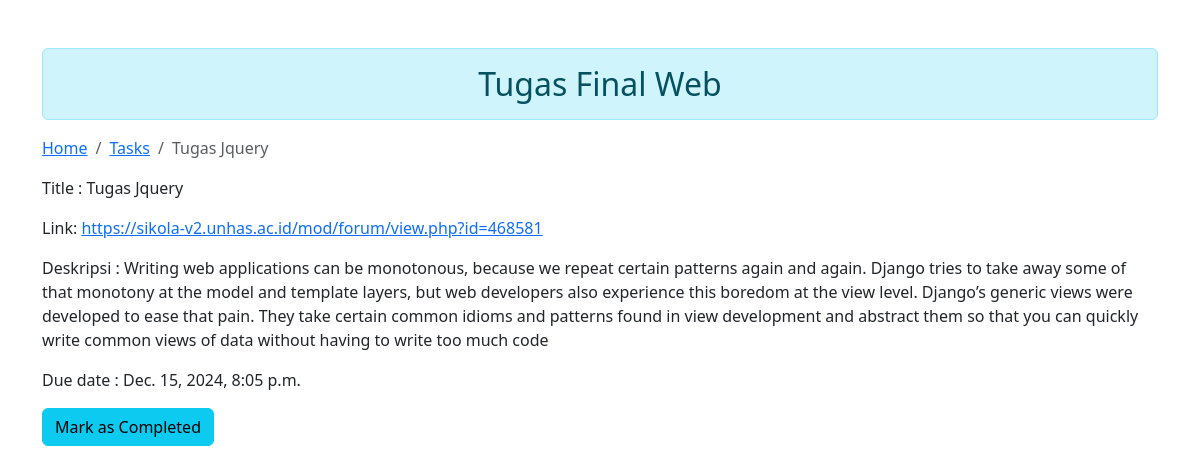
Page /tasks/5/ on the committed database.
### tasks/models.py (models this page shows, shortened)
class Task(models.Model):
    STATUS_CHOICES = [
        ('pending', 'Pending'),
        ('in_progress', 'In Progress'),
        ('completed', 'Completed'),
    ]
    title = models.CharField(max_length=200)
    description = models.TextField(blank=True, null=True)
    link = models.URLField(blank=True, null=True)
    due_date = models.DateTimeField()
    status = models.CharField(
        max_length=20,
        choices=STATUS_CHOICES,
        default='pending'
    )
    course = models.ForeignKey(
        courses.Course,
        on_delete=models.CASCADE,
        null=True,
        blank=True,
        related_name="tasks"
    )

### tasks/views.py (the view)
# urls.py: path("<str:tasks_id>/", views.TaskDetailView.as_view(), name="tasks_detail"),
class TaskDetailView(DetailView):
    model = models.Task
    template_name = 'tasks/detail.html'
    def get_object(self):
        tasks_id = self.kwargs.get("tasks_id")
        return get_object_or_404(models.Task, id=tasks_id)
    def get_context_data(self, **kwargs):
        context = super().get_context_data(**kwargs)
        task = self.get_object()
        due_date = task.due_date
        if due_date.tzinfo is None:
            due_date = make_aware(due_date)
        now = timezone.now()
        time_left = due_date - now
        print(time_left.total_seconds())
        if time_left.total_seconds() < 0:
            status_message = "Task is overdue"
            time_left = abs(time_left)
        else:
            status_message = "Time left"
        hours_left = time_left.days * 24 + time_left.seconds // 3600
        minutes_left = (time_left.seconds // 60) % 60
        if time_left.total_seconds() < 0:
            context['Time_left'] = f'{hours_left} hours {minutes_left} minutes overdue'
        else:
            context['Time_left'] = f'{hours_left} hours {minutes_left} minutes left'
        context['Status_message'] = status_message
        context['Task'] = task
        return context

### tasks/templates/tasks/detail.html (shortened to what this page needs)
{% load static %}
<!DOCTYPE html>
<html lang="en">
  <head>
    <link
      href="https://cdn.jsdelivr.net/npm/bootstrap@5.3.3/dist/css/bootstrap.min.css"
      rel="stylesheet"
    />
  </head>
  <body>
    <div class="container mt-5">
      <h2 class="text-center alert alert-info">Tugas Final Web</h2>
      <nav aria-label="breadcrumb">
        <ol class="breadcrumb">
          <li class="breadcrumb-item"><a href="#">Home</a></li>
          <li class="breadcrumb-item"><a href="{% url "tasks:tasks_list" %}">Tasks</a></li>
          <li class="breadcrumb-item active" aria-current="page">{{Task.title}}</li>
        </ol>
      </nav>
      <main>
        <p>Title : {{Task.title}}</p>
        <p>Link: <a href={{Task.link}}>{{Task.link}}</a></p>
        <p>Deskripsi : {{Task.description}}</p>
        <p>Due date : {{Task.due_date}}</p>
        <button
        class="btn btn-update
            {% if task.status == 'pending' %} btn-warning
            {% elif task.status == 'in_progress' %} btn-info
            {% else %} btn-success
            {% endif %}"
        data-task-id="{{ task.id }}">
        {% if task.status == 'pending' %}
            Mark as In Progress
        {% elif task.status == 'in_progress' %}
            Mark as Completed
        {% else %}
            Done
        {% endif %}
        </button>
      </main>
  </body>
</html>

### rows in the picture
Task: title "Tugas Jquery", link "https://sikola-v2.unhas.ac.id/mod/forum/view.php?id=468581", description "Writing web applications can be monotonous, because we repeat certain patterns again and again. Django tries to take away some of that monotony at the model and template layers, but web developers also experience this boredom at the view level. Django’s generic views were developed to ease that pain. They take certain common idioms and patterns found in view development and abstract them so that you can quickly write common views of data without having to write too much code", due_date "Dec. 15, 2024, 8:05 p.m."
